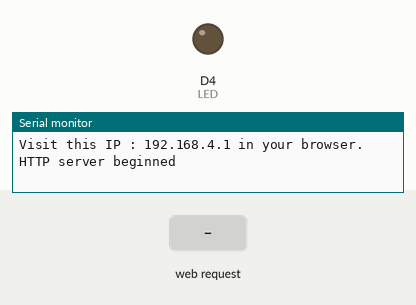
Recording of a sketch running on a simulated ESP8266 (NodeMCU). On the bench: output pins drawn as LEDs (lit = HIGH), the last lines printed to the serial monitor. The inputs (shaded band) are chosen by the test bench.

Above: at 2.2 s.
2.3 s: HTTP request GET /LEDOn received
At 2.8 s:
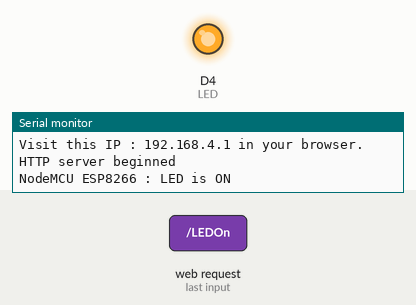
3.8 s: HTTP request GET /LEDOff received
At 5.2 s:
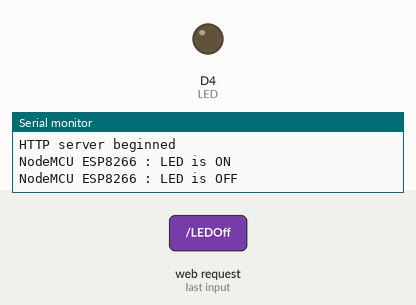
Timing chart, 0 to 6.8 s (numbered marks = the images above; inputs shaded):
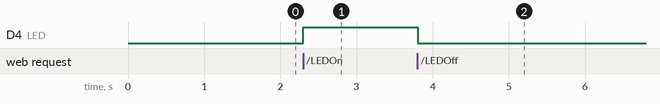

Measured:
- after the input at 2.3 s, D4 (LED): LOW → HIGH at once
- after the input at 3.8 s, D4 (LED): HIGH → LOW at once

The sketch:

LoLin_NodeMCU_V3_ESP8266_WiFi_Access_Point.ino
```cpp
// Source of origin code : https://www.nyebarilmu.com/tutorial-arduino-mengakses-nodemcu-sebagai-access-point/
// Entering the Library, for the tutorial on adding NodeMCU libraries and boards, see here: https://www.youtube.com/watch?v=8jMr94B8iN0
#include <ESP8266WebServer.h>
#include <ESP8266WiFi.h>
#include <WiFiClient.h>

ESP8266WebServer server(80);

// Make a wifi name and password as access points
const char *ssid = "NodeMCU_ESP8266 (Mithun)";
const char *password = "87654321";

#define LED D4
int statusLED = LOW; // variable for LED status

// -----------------------------------------------------------------------------------------------------------------Declare constants to make the page to be visited.
const String HtmlHtml = "<html><head>"
"<meta name=\"viewport\" content=\"width=device-width, initial-scale=1\" /></head>";
const String HtmlTitle = "<h1>NodeMCU WiFi Access Point Develop By Mithun</h1><br/>\n";
const String HtmlLedStateLow = "<big>LED is now <b>OFF</b></big><br/><br/>\n";
const String HtmlLedStateHigh = "<big>LED is now <b>ON</b></big><br/><br/>\n";
const String HtmlButtons =
"<a href=\"LEDOn\"><button style=\"background-color:green;color:white;width:20%;height:5%;\">ON </button></a>\n"
"<a href=\"LEDOff\"><button style=\"background-color:red;color:white;width:20%;height:5%;\">OFF </button></a><br/>";
const String HtmlHtmlClose = "</html>";
// -----------------------------------------------------------------------------------------------------------------

// Function / procedure for turning on the LED
void handleLedOn() {
  statusLED = HIGH; // conditions to make the LED turn on
  digitalWrite(LED, statusLED);
  Serial.println("NodeMCU ESP8266 : LED is ON");
  response();
}

// Function / procedure for turning off the LED
void handleLedOff() {
  statusLED = LOW; // conditions to make the LED turn off
  digitalWrite(LED, statusLED);
  Serial.println("NodeMCU ESP8266 : LED is OFF");
  response();
}

// Function / procedure to handle each client making a request
void response(){
  String htmlRes = HtmlHtml + HtmlTitle;
  if(statusLED == LOW){
    htmlRes += HtmlLedStateLow;
  }else{
    htmlRes += HtmlLedStateHigh;
  }

  htmlRes += HtmlButtons;
  htmlRes += HtmlHtmlClose;

  server.send(200, "text/html", htmlRes);
}

void setup() {
    delay(1000);
    Serial.begin(115200);
    Serial.println();

    WiFi.softAP(ssid, password);

    IPAddress apip = WiFi.softAPIP(); // Get the IP server
    Serial.print("Connect your wifi laptop/mobile phone to this NodeMCU Access Point : ");
    Serial.println(ssid);
    Serial.print("Visit this IP : ");
    Serial.print(apip); // Prints the IP address of the server to be visited
    Serial.println(" in your browser.");

    server.on("/", response);
    server.on("/LEDOn", handleLedOn);
    server.on("/LEDOff", handleLedOff);

    server.begin(); // Start the server
    Serial.println("HTTP server beginned");

    pinMode(LED, OUTPUT);
    digitalWrite(LED, statusLED);
}

void loop() {
    server.handleClient();
}
```
